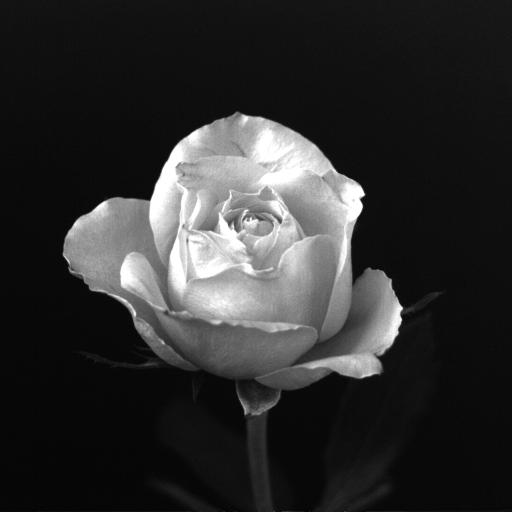
%> input picture t1/rose.tif, 1024 x 1024 px (shown at 1/2 size)
$ octave t1_usingBuiltInFunc.m   (GNU Octave 9; MATLAB toolbox functions it lacks are replaced by stand-ins)
%> lines starting %> are read from the running program, lines starting %| are printed output that depends on the picture
### t1/psnr_calculator.m
function [PSNR] = psnr_calculator(raw, new)
%% psnr_calculator 实现PSNR的计算
% 作者：邓浩然
% 学号：516030910401
% 邮箱：dhrd

%% 先计算MSE，再计算PSNR

% convert the input into double format
raw = double(raw);
new = double(new);

[row, line]=size(raw);
MSE=sum(sum((raw-new).^2))/(row*line);
PSNR=20*log10(255/sqrt(MSE));
end

### t1/t1_usingBuiltInFunc.m
clc;
clear;

rose = imread('rose.tif');
%> rose is the input picture: size 1024x1024 uint8; min 0, max 255, mean 46.8
[row,line]=size(rose);
%> row = 1024; line = 1024


% down sampling by 2
rose2 = imresize(rose, 1/2);
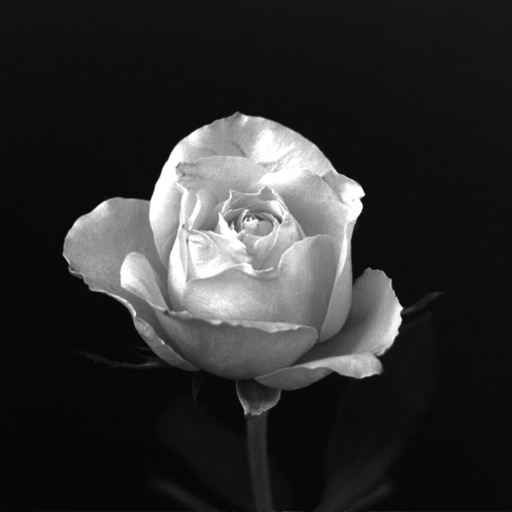
%> rose2: size 512x512 uint8; min 4, max 255, mean 46.8
rose2_recon = imresize(rose2, 2, 'bilinear');

% down sampling by 4
rose4 = imresize(rose, 1/4);
rose4_recon = imresize(rose4, 4, 'bilinear');

% down sampling by 8
rose8 = imresize(rose, 1/8);
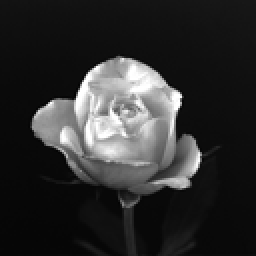
%> rose8: size 128x128 uint8 (shown 2 times larger); min 3, max 255, mean 46.8
rose8_recon = imresize(rose8, 8, 'bilinear');

% down sampling by 16
rose16 = imresize(rose, 1/16);
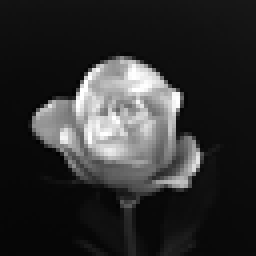
%> rose16: size 64x64 uint8 (shown 4 times larger); min 1, max 255, mean 46.8
rose16_recon = imresize(rose16, 16, 'bilinear');
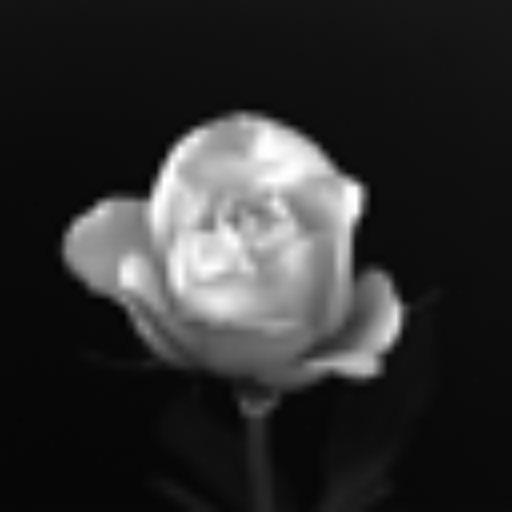
%> rose16_recon: size 1024x1024 uint8 (shown at 1/2 size); min 1, max 255, mean 46.8

% down sampling by 32
rose32 = imresize(rose, 1/32);
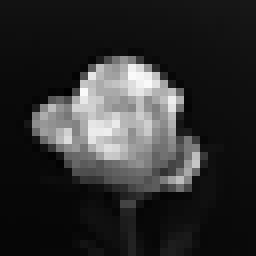
%> rose32: size 32x32 uint8 (shown 8 times larger); min 0, max 250, mean 46.8
rose32_recon = imresize(rose32, 32, 'bilinear');
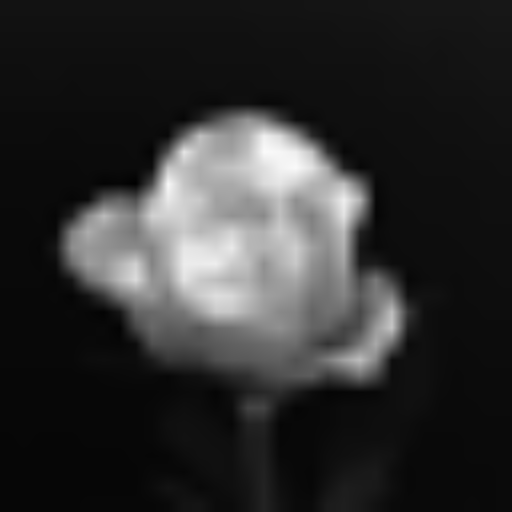
%> rose32_recon: size 1024x1024 uint8 (shown at 1/2 size); min 0, max 250, mean 46.8

figure(1);
subplot(1,2,1); imshow(rose);
subplot(1,2,2); imshow(rose);
figure(2);
subplot(1,2,1); imshow(rose2);
subplot(1,2,2); imshow(rose2_recon);
figure(3);
subplot(1,2,1); imshow(rose4);
subplot(1,2,2); imshow(rose4_recon);
figure(4);
subplot(1,2,1); imshow(rose8);
subplot(1,2,2); imshow(rose8_recon);
figure(5);
subplot(1,2,1); imshow(rose16);
subplot(1,2,2); imshow(rose16_recon);
figure(6);
subplot(1,2,1); imshow(rose32);
subplot(1,2,2); imshow(rose32_recon);

psnr2 = psnr(rose2_recon,rose)
%> psnr2 = 37.7
psnr4 = psnr(rose4_recon,rose)
%> psnr4 = 34.31
psnr8 = psnr(rose8_recon,rose)
%> psnr8 = 30.43
psnr16 = psnr(rose16_recon,rose)
%> psnr16 = 26.81
psnr32 = psnr(rose32_recon,rose)
%> psnr32 = 23.36

psnr2 = psnr_calculator(rose, rose2_recon)
%> in psnr_calculator, `MSE=sum(sum((raw-new).^2))/(row*line);`: MSE = 11.03
%> in psnr_calculator, `PSNR=20*log10(255/sqrt(MSE));`: PSNR = 37.7
psnr4 = psnr_calculator(rose, rose4_recon)
psnr8 = psnr_calculator(rose, rose8_recon)
psnr16 = psnr_calculator(rose, rose16_recon)
psnr32 = psnr_calculator(rose, rose32_recon)
